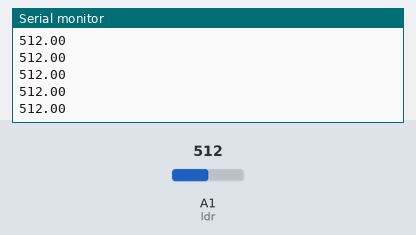
The sketch below on a simulated Arduino Uno, built with avr-gcc and run on an emulated ATmega328P. Parts: the last lines printed to the serial monitor. The inputs (shaded band) are chosen by the test bench; at power-on: A1 (ldr) = 512.

Above: at 1.2 s.
1.3 s: A1 (ldr) set to 716
At 2.0 s:
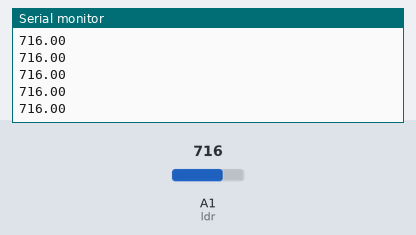
2.8 s: A1 (ldr) set to 900
At 3.8 s:
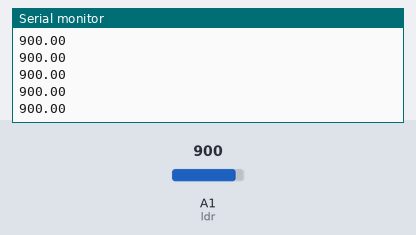
Timing chart, 0 to 5.8 s (numbered marks = the images above; inputs shaded):
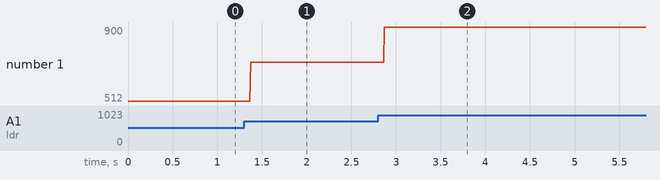

Measured:
- after the input at 1.3 s, the serial monitor: prints a new line after 0.07 s (image 1)
- after the input at 2.8 s, the serial monitor: prints a new line after 0.07 s (image 2)
- plotted number 1: 512 → 716 after the input at 1.3 s, 716 → 900 after the input at 2.8 s

The sketch:

LDRSerial.ino
```cpp
int ldr = 1;
float luz;

void setup() {
  pinMode(ldr,INPUT);
  Serial.begin(9600);
}

void loop() {
  luz = analogRead(ldr);
  Serial.println(luz);
}
```
